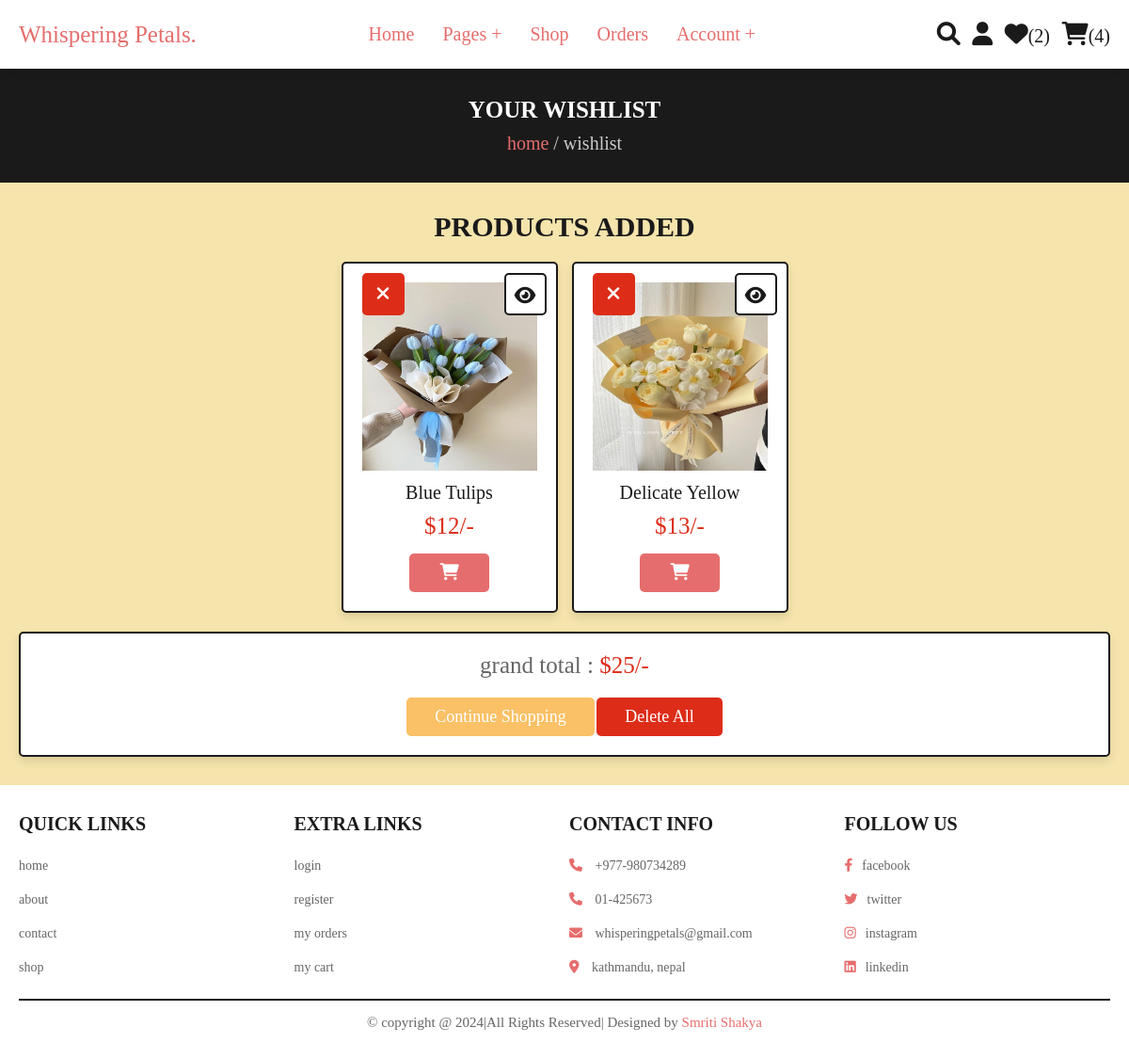
Screenshot of /wishlist.php (signed in) with the database file from the repository.
### tables this page shows
CREATE TABLE `wishlist` (
  `id` int(100) NOT NULL,
  `user_id` int(100) NOT NULL,
  `pid` int(100) NOT NULL,
  `name` varchar(100) NOT NULL,
  `price` int(100) NOT NULL,
  `image` varchar(100) NOT NULL
);

### wishlist.php (the view, shortened to what this page needs)
<?php
@include 'config.php';
$user_id = $_SESSION['user_id'];
?>
<!DOCTYPE html>
<html lang="en">
<head>
   <link rel="stylesheet" href="https://cdnjs.cloudflare.com/ajax/libs/font-awesome/6.0.0/css/all.min.css">
   <link rel="stylesheet" href="css/style.css">
</head>
<body>
<?php @include 'header.php'; ?>
<section class="heading">
    <h3>your wishlist</h3>
    <p> <a href="home.php">home</a> / wishlist </p>
</section>
<section class="wishlist">
    <h1 class="title">products added</h1>
    <div class="box-container">
    <?php
        $grand_total = 0;
        $select_wishlist = mysqli_query($conn, "SELECT * FROM `wishlist` WHERE user_id = '$user_id'") or die('query failed');
        if(mysqli_num_rows($select_wishlist) > 0){
            while($fetch_wishlist = mysqli_fetch_assoc($select_wishlist)){
    ?>
    <form action="" method="POST" class="box">
        <a href="wishlist.php?delete=<?php echo $fetch_wishlist['id']; ?>" class="fas fa-times" onclick="return confirm('delete this from wishlist?');"></a>
        <a href="view_page.php?pid=<?php echo $fetch_wishlist['pid']; ?>" class="fas fa-eye"></a>
        <img src="uploaded_img/<?php echo $fetch_wishlist['image']; ?>" alt="" class="image">
        <div class="name"><?php echo $fetch_wishlist['name']; ?></div>
        <div class="price">$<?php echo $fetch_wishlist['price']; ?>/-</div>
        <button class="btn col-lg-6 col-sm-12 col-xs-12" name="add_to_cart" style="width:85px;"><i class="fas fa-shopping-cart border border-primary"></i></button>
    </form>
    <?php
    $grand_total += $fetch_wishlist['price'];
        }
    }else{
        echo '<p class="empty">your wishlist is empty</p>';
    }
    ?>
    </div>
    <div class="wishlist-total">
        <p>grand total : <span>$<?php echo $grand_total; ?>/-</span></p>
        <a href="shop.php" class="option-btn">continue shopping</a>
        <a href="wishlist.php?delete_all" class="delete-btn <?php echo ($grand_total > 1)?'':'disabled' ?>" onclick="return confirm('delete all from wishlist?');">delete all</a>
    </div>
</section>
<?php @include 'footer.php'; ?>
</body>
</html>

### css/style.css (style rules this page uses)
:root { --pink:#e66d6d; --red:#dd2d19; --orange:#fac166; --black:#1b1a1a; --white:#fff; --light-color:#666; --light-white:#ccc; --green:#dff0b6; --light-bg:#f5e4ac; --blue:#189fd4; --border:.2rem solid var(--black); --box-shadow:0 .5rem 1rem rgba(0,0,0,.1); }
* { font-family:cursive; margin:0; padding:0; box-sizing: border-box; outline: none; border:none; text-decoration: none; transition:all .2s linear; }
html { font-size: 62.5%; overflow-x: hidden; scroll-behavior: smooth; scroll-padding-top: 6.5rem; }
body { background: var(--light-bg); }
section { padding:3rem 2rem; }
.btn, .delete-btn, .option-btn { display: inline-block; border-radius: .5rem; margin-top: 1rem; font-size: 1.8rem; color:var(--white); cursor: pointer; padding:1rem 3rem; text-transform: capitalize; }
.btn { background-color: var(--pink); }
.delete-btn { background-color: var(--red); }
.option-btn { background-color: var(--orange); }
.heading { display: flex; flex-flow: column; align-items: center; justify-content: center; gap:1rem; background-color: var(--black); text-align: center; min-height: 7vh; }
.heading h3 { font-size: 2.5rem; color:var(--white); text-transform: uppercase; }
.heading p { font-size: 2rem; color:var(--light-white); }
.heading p a { color:var(--pink); }
.title { text-align: center; margin-bottom: 2rem; color:var(--black); text-transform: uppercase; font-size: 3rem; }
.wishlist .box-container { max-width: 1200px; margin:0 auto; display: grid; grid-template-columns: repeat(auto-fit, 23rem); gap:1.5rem; align-items: flex-start; justify-content: center; }
.wishlist .box-container .box { padding:2rem; text-align: center; background-color: var(--white); border:var(--border); box-shadow: var(--box-shadow); border-radius: .5rem; position: relative; }
.wishlist .box-container .box .image { height: 20rem; width: 100%; }
.wishlist .box-container .box .fa-eye, .wishlist .box-container .box .fa-times { position: absolute; top:1rem; height: 4.5rem; width: 4.5rem; line-height: 4.3rem; font-size: 2rem; border-radius: .5rem; }
.wishlist .box-container .box .fa-eye { right:1rem; border:var(--border); background-color: var(--white); color:var(--black); }
.wishlist .box-container .box .fa-times { background-color: var(--red); color:var(--white); }
.wishlist .box-container .box .name { font-size: 2rem; color:var(--black); margin:1rem 0; }
.wishlist .box-container .box .price { font-size: 2.5rem; color:var(--red); margin:.5rem 0; }
.wishlist .wishlist-total { max-width: 1200px; margin:0 auto; padding:2rem; text-align: center; background-color: var(--white); border:var(--border); box-shadow: var(--box-shadow); border-radius: .5rem; margin-top: 2rem; }
.wishlist .wishlist-total p { font-size: 2.5rem; color:var(--light-color); margin-bottom: 1rem; }
.wishlist .wishlist-total p span { color:var(--red); }

### rows the page displays
wishlist: image (picture), name "Blue Tulips", price "12"
wishlist: image (picture), name "Delicate Yellow", price "13"

### other values shown
$wishlist_num_rows "2"
$cart_num_rows "4"
$grand_total "25"
